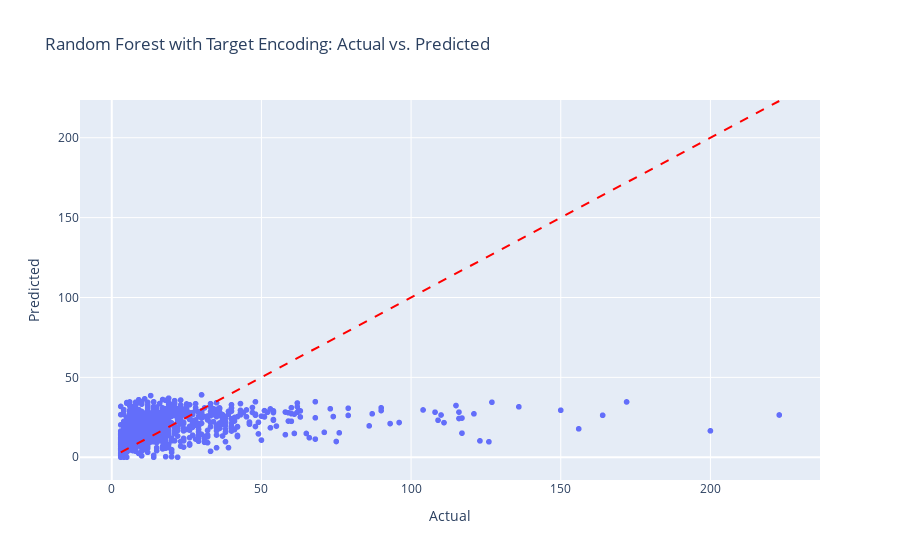

Write notebook code for a chart like this one.
### Markdown cell above
## Ridge

### Code cell
model_ridge = Ridge(random_state=42)  # You can adjust alpha as needed
model_ridge.fit(X_train_imputed, y_train)

# Predict and clip negative values to zero
y_val_pred = model_ridge.predict(X_val_imputed)
y_val_pred = np.maximum(y_val_pred, 0)
rmse_val = root_mean_squared_error(y_val, y_val_pred)
print(f"RMSE on Validation Set (Ridge with Clipping): {rmse_val:.3f}")
plot_actual_vs_pred(y_val, y_val_pred, "Random Forest with Target Encoding")

### Figure 1 — Plotly figure (JSON) as saved in the notebook; plotly's stock layout.template omitted (floating-point values rounded to 4 significant figures; data arrays with more than 128 entries replaced by an {"elided": "..."} marker saying what was removed)
{"data": [{"hovertemplate": "Actual=%{x}<br>Predicted=%{y}<extra></extra>", "legendgroup": "", "marker": {"color": "#636efa", "symbol": "circle"}, "mode": "markers", "name": "", "showlegend": false, "type": "scattergl", "x": {"elided": "1160 int values"}, "xaxis": "x", "y": {"elided": "1160 float values"}, "yaxis": "y"}], "layout": {"legend": {"tracegroupgap": 0}, "shapes": [{"line": {"color": "Red", "dash": "dash"}, "type": "line", "x0": 3, "x1": 223, "y0": 3, "y1": 223}], "title": {"text": "Random Forest with Target Encoding: Actual vs. Predicted"}, "xaxis": {"anchor": "y", "domain": [0, 1], "title": {"text": "Actual"}}, "yaxis": {"anchor": "x", "domain": [0, 1], "title": {"text": "Predicted"}}}}
